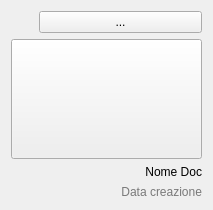
<?xml version="1.0" encoding="UTF-8"?>
<ui version="4.0">
 <class>DocWidget</class>
 <widget class="QWidget" name="DocWidget">
  <property name="geometry">
   <rect>
    <x>0</x>
    <y>0</y>
    <width>213</width>
    <height>210</height>
   </rect>
  </property>
  <property name="windowTitle">
   <string>Form</string>
  </property>
  <layout class="QGridLayout" name="gridLayout_2">
   <item row="0" column="0">
    <layout class="QGridLayout" name="Content">
     <property name="sizeConstraint">
      <enum>QLayout::SetFixedSize</enum>
     </property>
     <property name="leftMargin">
      <number>0</number>
     </property>
     <item row="1" column="0" colspan="2">
      <widget class="QPushButton" name="btn_open">
       <property name="sizePolicy">
        <sizepolicy hsizetype="Expanding" vsizetype="Expanding">
         <horstretch>0</horstretch>
         <verstretch>67</verstretch>
        </sizepolicy>
       </property>
       <property name="maximumSize">
        <size>
         <width>16777215</width>
         <height>16777210</height>
        </size>
       </property>
       <property name="cursor">
        <cursorShape>PointingHandCursor</cursorShape>
       </property>
       <property name="mouseTracking">
        <bool>false</bool>
       </property>
       <property name="iconSize">
        <size>
         <width>100</width>
         <height>100</height>
        </size>
       </property>
      </widget>
     </item>
     <item row="0" column="1">
      <widget class="QPushButton" name="btn_options">
       <property name="styleSheet">
        <string notr="true">QPushButton {
margin-left: 85px;
margin-bottom:0px;
};</string>
       </property>
       <property name="text">
        <string>...</string>
       </property>
      </widget>
     </item>
     <item row="3" column="1" alignment="Qt::AlignRight">
      <widget class="QLabel" name="label_date">
       <property name="text">
        <string>&lt;html&gt;&lt;head/&gt;&lt;body&gt;&lt;p align=&quot;right&quot;&gt;&lt;span style=&quot; color:#797979;&quot;&gt;Data creazione&lt;/span&gt;&lt;/p&gt;&lt;/body&gt;&lt;/html&gt;</string>
       </property>
      </widget>
     </item>
     <item row="2" column="1" alignment="Qt::AlignRight">
      <widget class="QLabel" name="label_dName">
       <property name="sizePolicy">
        <sizepolicy hsizetype="Preferred" vsizetype="Preferred">
         <horstretch>0</horstretch>
         <verstretch>0</verstretch>
        </sizepolicy>
       </property>
       <property name="minimumSize">
        <size>
         <width>163</width>
         <height>0</height>
        </size>
       </property>
       <property name="maximumSize">
        <size>
         <width>16777199</width>
         <height>16777215</height>
        </size>
       </property>
       <property name="lineWidth">
        <number>1</number>
       </property>
       <property name="midLineWidth">
        <number>0</number>
       </property>
       <property name="text">
        <string>&lt;html&gt;&lt;head/&gt;&lt;body&gt;&lt;p align=&quot;right&quot;&gt;Nome Doc&lt;/p&gt;&lt;/body&gt;&lt;/html&gt;</string>
       </property>
       <property name="scaledContents">
        <bool>false</bool>
       </property>
       <property name="wordWrap">
        <bool>false</bool>
       </property>
       <property name="margin">
        <number>0</number>
       </property>
      </widget>
     </item>
    </layout>
   </item>
  </layout>
 </widget>
 <resources/>
 <connections/>
</ui>
